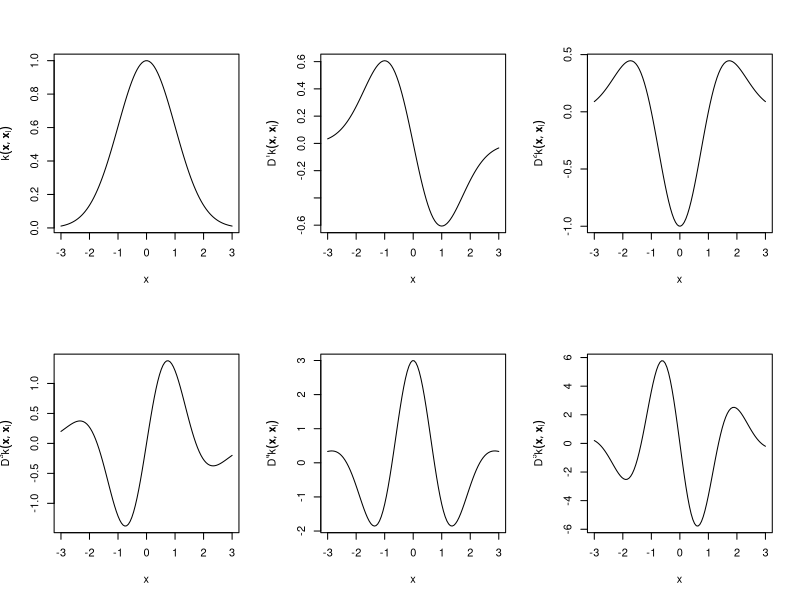

Source code (R):


gaussian <- function(x, s) {
  return ( exp( -x^2 / (2*s^2) ) )
}

gaussianD1 <- function(x,s) {
  u <- sqrt(2)*s
  v <- 1/u
  return ( (-u)^-1 * (2*v*x) * exp( -x^2 / (2*s^2) ) )
}

gaussianD2 <- function(x,s) {
  u <- sqrt(2)*s
  v <- 1/u
  return ( (-u)^-2 * (4*(v*x)^2-2) * exp( -x^2 / (2*s^2) ) )
}

gaussianD3 <- function(x,s) {
  u <- sqrt(2)*s
  v <- 1/u
  return ( (-u)^-3 * (8*(v*x)^3-12*(v*x)) * exp( -x^2 / (2*s^2) ) )
}

gaussianD4 <- function(x,s) {
  u <- sqrt(2)*s
  v <- 1/u
  return ( (-u)^-4 * (16*(v*x)^4-48*(v*x)^2+12) * exp( -x^2 / (2*s^2)) )
}

gaussianD5 <- function(x,s) {
  u <- sqrt(2)*s
  v <- 1/u
  return ( (-u)^-5 * (32*(v*x)^5-160*(v*x)^3+120*(v*x)) * exp( -x^2 / (2*s^2) ) )
}


par("mfcol"=c(2,3))
x <- seq(-3,3,length=100)
plot( x, gaussian(x,1), type="l", ylab=expression(k(bold(x),bold(x)[i])) )
plot( x, gaussianD3(x,1), type="l", ylab=expression(D^3*k(bold(x),bold(x)[i])) )
plot( x, gaussianD1(x,1), type="l", ylab=expression(D^1*k(bold(x),bold(x)[i])) )
plot( x, gaussianD4(x,1), type="l", ylab=expression(D^4*k(bold(x),bold(x)[i])) )
plot( x, gaussianD2(x,1), type="l", ylab=expression(D^2*k(bold(x),bold(x)[i])) )
plot( x, gaussianD5(x,1), type="l", ylab=expression(D^5*k(bold(x),bold(x)[i])) )




